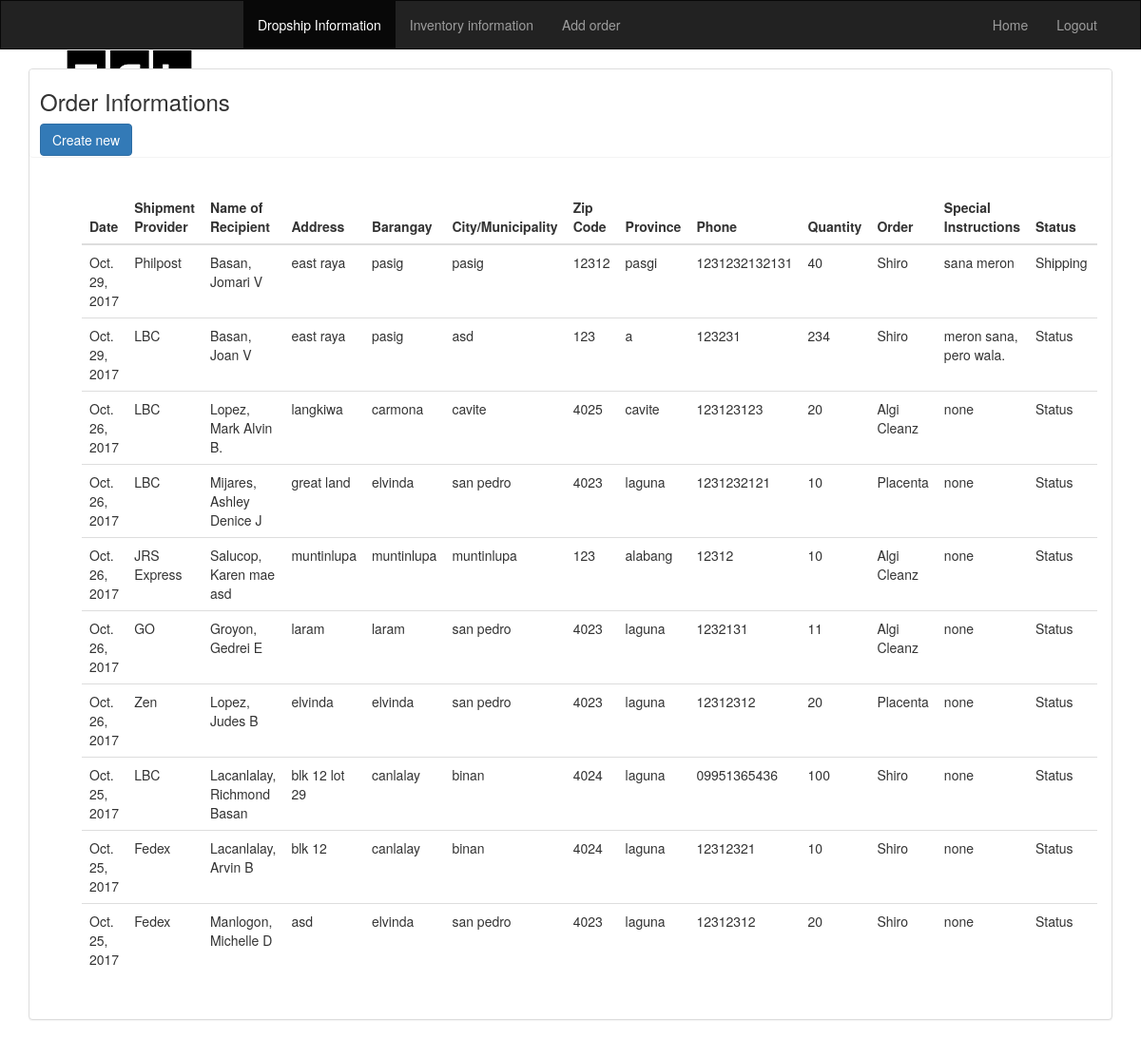
Before: /ordering/detail/ (signed in) with the older database file.
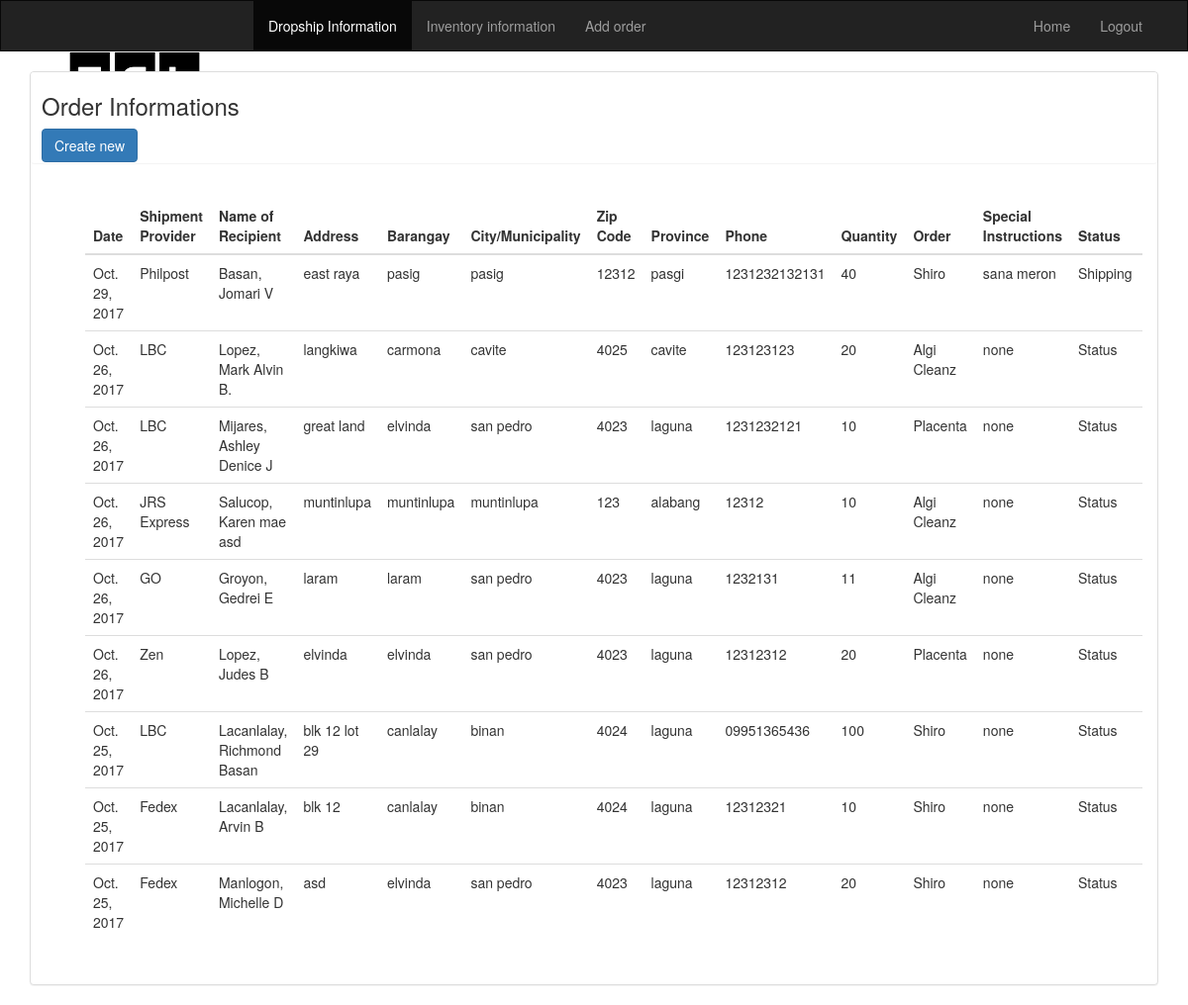
After: the same page with the newer database file.
### ordering/models.py (models this page shows, shortened)
class Order(models.Model):
    SHIPMENT_CHOICES = (
        ('LBC', 'LBC'),
        ('GO', 'GO'),
        ('JRS Express', 'JRS Express'),
        ('Zen', 'Zen'),
        ('Philpost', 'Philpost'),
        ('EMS', 'EMS'),
        ('Fedex', 'Fedex'),
        ('DHL', 'DHL'),
    )
    ORDER_STATUS = (
        ('On going', 'On going'),
        ('Shipping', 'Shipping'),
        ('On hold', 'On hold'),
    )
    date = models.DateField(("Date"), default=datetime.now)
    shipment_provider = models.CharField(max_length=100, choices=SHIPMENT_CHOICES)
    last_name = models.CharField(max_length=250,)
    first_name = models.CharField(max_length=250)
    middle_name = models.CharField(max_length=250)
    address = models.TextField(max_length=250)
    barangay = models.CharField(max_length=250)
    city_and_municipality = models.CharField(max_length=250)
    zip_code = models.IntegerField(default=0)
    province = models.CharField(max_length=250)
    phone = models.CharField(max_length=13)
    quantity = models.IntegerField(default=0)
    order = models.ForeignKey(Product)
    special_instructions = models.CharField(max_length=250, default='')
    status = models.CharField(max_length=100, choices=ORDER_STATUS)

class Product(models.Model):
    product_name = models.CharField(max_length=250)
    date_created = models.DateTimeField()
    def __str__(self):
        return self.product_name

### ordering/views.py (the view)
class DetailView(ListView):
    model = Order  # shorthand for setting queryset = models.Order.objects.all()
    template_name = 'ordering/detail.html'
    context_object_name = "all_order"
    ordering = ['-date']
    paginate_by = 10

### ordering/templates/ordering/detail.html (shortened to what this page needs)
{% extends 'base.html' %}
{% block body %}
<div class="container-fluid">
  <div class="table">
    <div class="col-md-12 col-md-12">
      <div class="panel panel-default">
        <div class="panel panel-header">
          <div class="row row-button" style="padding-left: 25px;">
            <h3>Order Informations</h3>
          <a href="{% url 'ordering:order_create' %}" class="fm-create btn btn-primary" data-fm-head="Add new order" data-fm-callback="reload">Create new</a>
          </div>
        </div>
        <div class="panel-body">
          <ul>
            <div class="table-responsive">
              <table class="table table-hover">
              <thead>
                <tr>
                  <th>Date</th>
                  <th>Shipment Provider</th>
                  <th>Name of Recipient</th>
                  <th>Address</th>
                  <th>Barangay</th>
                  <th>City/Municipality</th>
                  <th>Zip Code</th>
                  <th>Province</th>
                  <th>Phone</th>
                  <th>Quantity</th>
                  <th>Order</th>
                  <th>Special Instructions</th>
                  <th>Status</th>
                  <th>Action</th>
                </tr>
              </thead>
              <tbody>
                {% if all_order %}
                {% for order in all_order %}
                <tr>
                  <td>{{ order.date }}</td>
                  <td>{{ order.shipment_provider }}</td>
                  <td>{{ order.last_name }}, {{ order.first_name }} {{ order.middle_name }}</td>
                  <td>{{ order.address }}</td>
                  <td>{{ order.barangay }}</td>
                  <td>{{ order.city_and_municipality }}</td>
                  <td>{{ order.zip_code }}</td>
                  <td>{{ order.province }}</td>
                  <td>{{ order.phone }}</td>
                  <td>{{ order.quantity }}</td>
                  <td>{{ order.order }}</td>
                  <td>{{ order.special_instructions }}</td>
                  <td>{{ order.status }}</td>
                  <td><a href="{% url 'ordering:order_delete' order.id %}" class="fm-delete btn btn-danger glyphicon glyphicon-trash btn-sm" data-fm-head="Delete this order?" data-fm-callback="reload"></a></td>
                </tr>
                {% endfor %}
                {% else %}
                <tr>
                  <td colspan="7" class="text-center bg-warning">No orders</td>
                </tr>
                {% endif %}
              </tbody>
              </table>
            </div>
          </ul>
        </div>
      </div>
    </div>
  </div>
</div>
{% endblock %}

Changed rows visible on the page:
removed Order: date "Oct. 29, 2017", shipment_provider "LBC", last_name "Basan", first_name "Joan", middle_name "V", address "east raya", barangay "pasig", city_and_municipality "asd", zip_code "123", province "a", phone "123231", quantity "234", order "Shiro", special_instructions "meron sana, pero wala.", status "Status"
